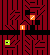

This is a level from a 2D game, rendered from its Tiled map with the project's own tilesets. A one-line summary and the complete map file follow:
An orthogonal 10x11 tile map with 5x5 px tiles, 1 tile layer (Tile Layer 1).

<map version="1.0" orientation="orthogonal" renderorder="right-down" width="10" height="11" tilewidth="5" tileheight="5" nextobjectid="1">
 <tileset firstgid="1" name="tiles" tilewidth="5" tileheight="5">
  <image source="tiles.png" trans="808080" width="60" height="40" />
 </tileset>
 <layer name="Tile Layer 1" width="10" height="11">
  <data>
   <tile gid="84" />
   <tile gid="84" />
   <tile gid="84" />
   <tile gid="84" />
   <tile gid="84" />
   <tile gid="24" />
   <tile gid="60" />
   <tile gid="84" />
   <tile gid="84" />
   <tile gid="84" />
   <tile gid="84" />
   <tile gid="84" />
   <tile gid="84" />
   <tile gid="84" />
   <tile gid="84" />
   <tile gid="24" />
   <tile gid="60" />
   <tile gid="12" />
   <tile gid="96" />
   <tile gid="84" />
   <tile gid="84" />
   <tile gid="84" />
   <tile gid="96" />
   <tile gid="12" />
   <tile gid="84" />
   <tile gid="1" />
   <tile gid="60" />
   <tile gid="84" />
   <tile gid="96" />
   <tile gid="84" />
   <tile gid="84" />
   <tile gid="84" />
   <tile gid="96" />
   <tile gid="96" />
   <tile gid="84" />
   <tile gid="24" />
   <tile gid="93" />
   <tile gid="96" />
   <tile gid="84" />
   <tile gid="84" />
   <tile gid="84" />
   <tile gid="84" />
   <tile gid="84" />
   <tile gid="84" />
   <tile gid="96" />
   <tile gid="24" />
   <tile gid="36" />
   <tile gid="1" />
   <tile gid="84" />
   <tile gid="84" />
   <tile gid="84" />
   <tile gid="24" />
   <tile gid="24" />
   <tile gid="36" />
   <tile gid="81" />
   <tile gid="36" />
   <tile gid="1" />
   <tile gid="84" />
   <tile gid="84" />
   <tile gid="84" />
   <tile gid="1" />
   <tile gid="1" />
   <tile gid="1" />
   <tile gid="1" />
   <tile gid="84" />
   <tile gid="1" />
   <tile gid="1" />
   <tile gid="1" />
   <tile gid="1" />
   <tile gid="1" />
   <tile gid="84" />
   <tile gid="84" />
   <tile gid="96" />
   <tile gid="84" />
   <tile gid="84" />
   <tile gid="24" />
   <tile gid="24" />
   <tile gid="84" />
   <tile gid="84" />
   <tile gid="84" />
   <tile gid="84" />
   <tile gid="3" />
   <tile gid="96" />
   <tile gid="96" />
   <tile gid="84" />
   <tile gid="24" />
   <tile gid="84" />
   <tile gid="96" />
   <tile gid="12" />
   <tile gid="84" />
   <tile gid="84" />
   <tile gid="12" />
   <tile gid="12" />
   <tile gid="84" />
   <tile gid="84" />
   <tile gid="24" />
   <tile gid="84" />
   <tile gid="12" />
   <tile gid="12" />
   <tile gid="84" />
   <tile gid="84" />
   <tile gid="84" />
   <tile gid="84" />
   <tile gid="84" />
   <tile gid="84" />
   <tile gid="24" />
   <tile gid="84" />
   <tile gid="84" />
   <tile gid="84" />
   <tile gid="84" />
  </data>
 </layer>
</map>
